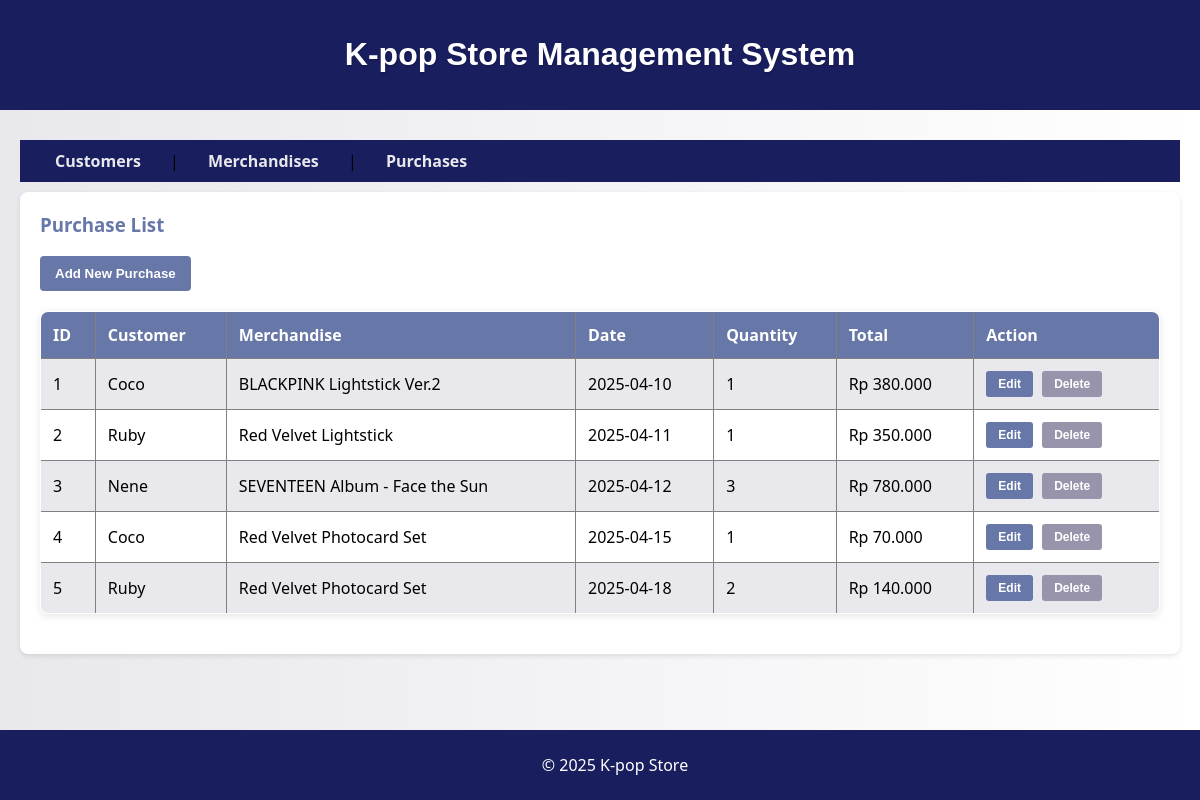
Screenshot of /?page=purchases with the database file from the repository.
### tables this page shows
CREATE TABLE purchases (
    id INT AUTO_INCREMENT PRIMARY KEY,
    customer_id INT NOT NULL,
    merchandise_id INT NOT NULL,
    purchase_date DATE NOT NULL,
    quantity INT NOT NULL DEFAULT 1,
    FOREIGN KEY (customer_id) REFERENCES customers(id),
    FOREIGN KEY (merchandise_id) REFERENCES merchandise(id)
);

CREATE TABLE customers (
    id INT AUTO_INCREMENT PRIMARY KEY,
    name VARCHAR(100) NOT NULL,
    email VARCHAR(100) UNIQUE,
    phone VARCHAR(15)
);

CREATE TABLE merchandise (
    id INT AUTO_INCREMENT PRIMARY KEY,
    name VARCHAR(255) NOT NULL,
    category VARCHAR(50),  
    price DECIMAL(10, 2) NOT NULL,
    stock INT NOT NULL DEFAULT 0
);

### config/db.php (called while the page is built, shortened)
<?php
class Database {
    private $host = "localhost";
    private $username = "root";
    private $password = "";
    private $dbname = "kpop_store";
    public function __construct() {
        try {
            $this->conn = new PDO("mysql:host=$this->host;dbname=$this->dbname", $this->username, $this->password);
        } catch (PDOException $e) {
            echo "Koneksi gagal: " . $e->getMessage();
        }
    }
}
?>

### class/Purchase.php (called while the page is built, shortened)
<?php
require_once 'config/db.php';
class Purchase {
    private $db;
    public function __construct() {
        $this->db = (new Database())->conn;
    }
    public function getAllPurchases() {
        $stmt = $this->db->query("SELECT purchases.*, customers.name as customer_name, merchandise.name as merchandise_name, merchandise.price
                                FROM purchases
                                JOIN customers ON purchases.customer_id = customers.id
                                JOIN merchandise ON purchases.merchandise_id = merchandise.id
                                ORDER BY purchases.id ASC");
        return $stmt->fetchAll(PDO::FETCH_ASSOC);
    }
}
?>

### view/purchases.php (the view, shortened to what this page needs)
<section>
    <h3>Purchase List</h3>
    <div class="action-buttons">
        <button onclick="showForm('formAddPurchase')">Add New Purchase</button>
    </div>
    <table border="1">
        <tr>
            <th>ID</th>
            <th>Customer</th>
            <th>Merchandise</th>
            <th>Date</th>
            <th>Quantity</th>
            <th>Total</th>
            <th>Action</th>
        </tr>
        <?php foreach ($purchase->getAllPurchases() as $p): ?>
        <tr>
            <td><?= $p['id'] ?></td>
            <td><?= $p['customer_name'] ?></td>
            <td><?= $p['merchandise_name'] ?></td>
            <td><?= $p['purchase_date'] ?></td>
            <td><?= $p['quantity'] ?></td>
            <td>Rp <?= number_format($p['price'] * $p['quantity'], 0, ',', '.') ?></td>
            <td class="action-buttons-cell">
                <?php if (!isset($p['return_date']) || !$p['return_date']): ?>
                    <button class="btn-edit" onclick="window.location='?page=purchases&edit=<?= $p['id'] ?>'">Edit</button>
                    <button class="btn-delete" onclick="if(confirm('Are you sure you want to delete?')) window.location='?page=purchases&delete_purchase=<?= $p['id'] ?>'">Delete</button>
                <?php endif; ?>
            </td>
        </tr>
        <?php endforeach; ?>
    </table>
</section>

### index.php (shortened to what this page needs)
<?php
require_once 'class/Purchase.php';
$purchase = new Purchase();
$page = isset($_GET['page']) ? $_GET['page'] : 'merchandise';
?>
<!DOCTYPE html>
<html lang="id">
<head>
    <link rel="stylesheet" href="style.css">
</head>
<body>
    <?php include 'view/header.php'; ?>
    <main>
        <nav>
            <a href="?page=customers">Customers</a> |
            <a href="?page=merchandise">Merchandises</a> |
            <a href="?page=purchases">Purchases</a>
        </nav>
        <?php
        if ($page == 'customers') include 'view/customers.php';
        elseif ($page == 'merchandise') include 'view/merchandise.php';
        elseif ($page == 'purchases') include 'view/purchases.php';
        ?>
    </main>
    <?php include 'view/footer.php'; ?>
</body>
</html>

### view/header.php
<header>
    <h1>K-pop Store Management System</h1>
</header>

### view/footer.php
<footer>
    <p>&copy; 2025 K-pop Store</p>
</footer>

### style.css (style rules this page uses)
body { font-family: 'Segoe UI', Tahoma, Geneva, Verdana, sans-serif; margin: 0; padding: 0; background-color: #E8E8ED; background-image: linear-gradient(to right, #E8E8ED, #fff); }
header { background-color: #191E5E; color: white; padding: 15px; text-align: center; }
header h1 { color: white; font-family: 'Arial Rounded MT Bold', 'Arial', sans-serif; text-shadow: 1px 1px 2px rgba(0, 0, 0, 0.2); }
nav { background-color: #191E5E; padding: 10px; margin: 10px 0; }
nav a { margin: 0 10px; text-decoration: none; color: #E8E8ED; font-weight: bold; padding: 8px 15px; border-radius: 5px; transition: background-color 0.3s; }
main { padding: 20px; max-width: 1200px; margin: 0 auto; padding-bottom: 80px; }
section { background-color: white; padding: 20px; border-radius: 8px; box-shadow: 0 2px 5px rgba(0, 0, 0, 0.1); margin-bottom: 20px; }
h2, h3 { color: #6777A8; margin-top: 0; }
table { width: 100%; border-collapse: collapse; margin-bottom: 20px; background-color: white; box-shadow: 0 2px 8px rgba(0,0,0,0.1); border-radius: 8px; overflow: hidden; }
table th, table td { padding: 12px; text-align: left; }
table th { background-color: #6777A8; color: white; }
table tr:nth-child(even) { background-color: #E8E8ED; }
button { padding: 10px 15px; background-color: #6777A8; color: white; border: none; border-radius: 4px; cursor: pointer; margin-right: 5px; font-weight: bold; }
footer { display: flex; justify-content: center; align-items: center; padding: 15px; background-color: #191E5E; color: white; position: fixed; bottom: 0; width: 100%; height: 40px; }
.action-buttons { margin-bottom: 20px; }
.action-buttons-cell { white-space: nowrap; }
.btn-edit { background-color: #6777A8; color: white; padding: 6px 12px; border: none; border-radius: 3px; cursor: pointer; margin-right: 5px; font-size: 12px; font-weight: bold; }
.btn-delete { background-color: #9894AC; color: white; padding: 6px 12px; border: none; border-radius: 3px; cursor: pointer; font-size: 12px; font-weight: bold; }
table td { vertical-align: middle; }
a { color: #6777A8; text-decoration: none; }

### rows the page displays
purchases: id "1", customer.name "Coco", merchandise.name "BLACKPINK Lightstick Ver.2", purchase_date "2025-04-10", quantity "1", $p['price'] * $p['quantity'] "380.000"
purchases: id "2", customer.name "Ruby", merchandise.name "Red Velvet Lightstick", purchase_date "2025-04-11", quantity "1", $p['price'] * $p['quantity'] "350.000"
purchases: id "3", customer.name "Nene", merchandise.name "SEVENTEEN Album - Face the Sun", purchase_date "2025-04-12", quantity "3", $p['price'] * $p['quantity'] "780.000"
purchases: id "4", customer.name "Coco", merchandise.name "Red Velvet Photocard Set", purchase_date "2025-04-15", quantity "1", $p['price'] * $p['quantity'] "70.000"
purchases: id "5", customer.name "Ruby", merchandise.name "Red Velvet Photocard Set", purchase_date "2025-04-18", quantity "2", $p['price'] * $p['quantity'] "140.000"
